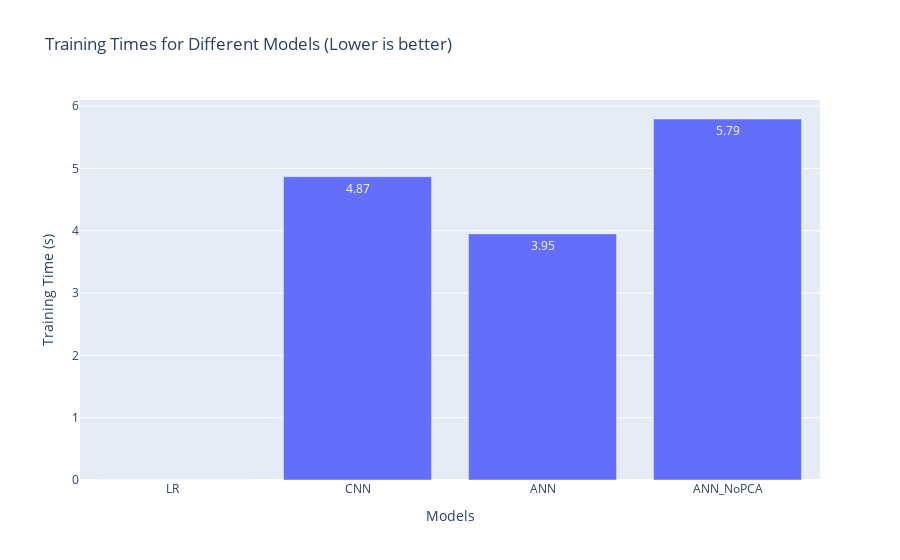
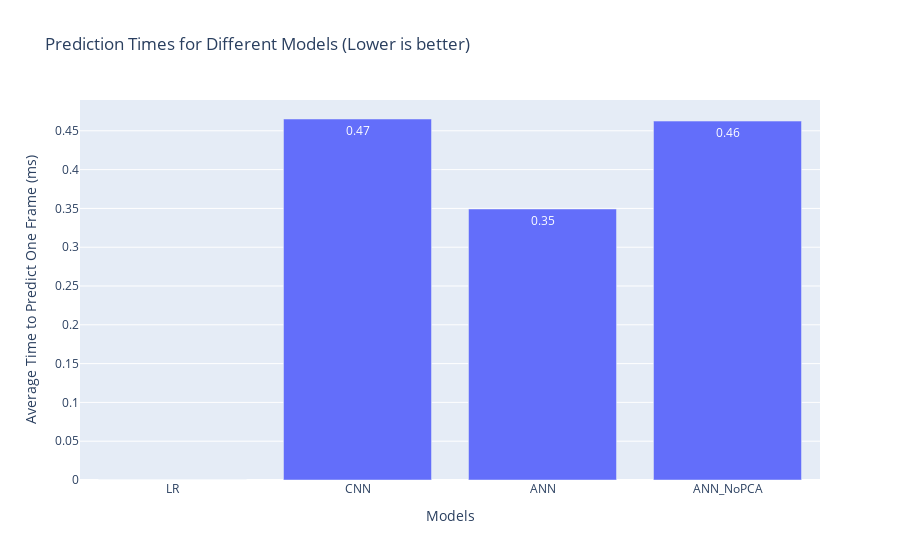
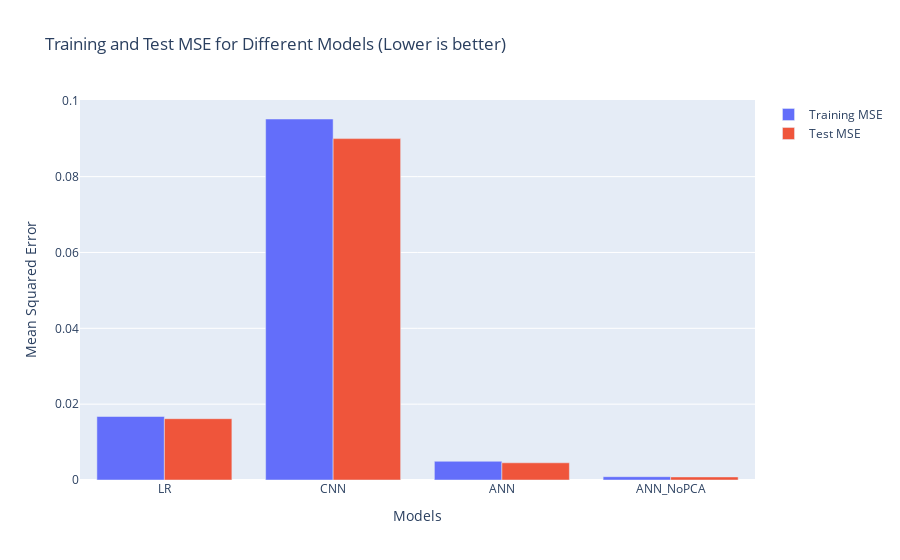

Notebook code for these charts, in order:
### Code cell
import plotly.graph_objects as go

# Define the models and their corresponding training times and MSEs
models = ['LR', 'CNN', 'ANN', 'ANN_NoPCA']
train_times = [lr_train_time, cnn_train_time, ann_train_time, annnopca_train_time]
predict_times = [lr_predict_time, cnn_predict_time, ann_predict_time, annnopca_predict_time]
train_mses = [lr_train_mse, cnn_train_mse, ann_train_mse, annnopca_train_mse]
test_mses = [lr_test_mse, cnn_test_mse, ann_test_mse, annnopca_test_mse]

# Plot training times
fig = go.Figure(data=[go.Bar(x=models, y=train_times, text=['{:.2f}'.format(val) for val in train_times], textposition='auto')])
fig.update_layout(title_text='Training Times for Different Models (Lower is better)', xaxis_title="Models", yaxis_title="Training Time (s)")
fig.show()

# Calculate time to predict one datapoint for each model by dividing the total prediction time by the number of datapoints
predict_times = [time * 1000 / len(y_test) for time in predict_times]  # convert to ms by multiplying by 1000

# Plot prediction times
fig = go.Figure(data=[go.Bar(x=models, y=predict_times, text=['{:.2f}'.format(val) for val in predict_times], textposition='auto')])
fig.update_layout(title_text='Prediction Times for Different Models (Lower is better)', xaxis_title="Models", yaxis_title="Average Time to Predict One Frame (ms)")
fig.show()

# Plot training and test MSEs
fig = go.Figure(data=[
    go.Bar(name='Training MSE', x=models, y=train_mses),
    go.Bar(name='Test MSE', x=models, y=test_mses)
])
# Change the bar mode
fig.update_layout(barmode='group', title_text='Training and Test MSE for Different Models (Lower is better)', xaxis_title="Models", yaxis_title="Mean Squared Error")
fig.show()

### Figure 1 — Plotly figure (JSON) as saved in the notebook; plotly's stock layout.template omitted (floating-point values rounded to 4 significant figures)
{"data": [{"text": ["0.00", "4.87", "3.95", "5.79"], "textposition": "auto", "type": "bar", "x": ["LR", "CNN", "ANN", "ANN_NoPCA"], "y": [0, 4.867, 3.949, 5.793]}], "layout": {"title": {"text": "Training Times for Different Models (Lower is better)"}, "xaxis": {"title": {"text": "Models"}}, "yaxis": {"title": {"text": "Training Time (s)"}}}}

### Figure 2 — Plotly figure (JSON) as saved in the notebook; plotly's stock layout.template omitted (floating-point values rounded to 4 significant figures)
{"data": [{"text": ["0.00", "0.47", "0.35", "0.46"], "textposition": "auto", "type": "bar", "x": ["LR", "CNN", "ANN", "ANN_NoPCA"], "y": [0, 0.4652, 0.3492, 0.4625]}], "layout": {"title": {"text": "Prediction Times for Different Models (Lower is better)"}, "xaxis": {"title": {"text": "Models"}}, "yaxis": {"title": {"text": "Average Time to Predict One Frame (ms)"}}}}

### Figure 3 — Plotly figure (JSON) as saved in the notebook; plotly's stock layout.template omitted (floating-point values rounded to 4 significant figures)
{"data": [{"name": "Training MSE", "type": "bar", "x": ["LR", "CNN", "ANN", "ANN_NoPCA"], "y": [0.01674, 0.0952, 0.004935, 0.0008724]}, {"name": "Test MSE", "type": "bar", "x": ["LR", "CNN", "ANN", "ANN_NoPCA"], "y": [0.01616, 0.09003, 0.004536, 0.0008042]}], "layout": {"barmode": "group", "title": {"text": "Training and Test MSE for Different Models (Lower is better)"}, "xaxis": {"title": {"text": "Models"}}, "yaxis": {"title": {"text": "Mean Squared Error"}}}}
